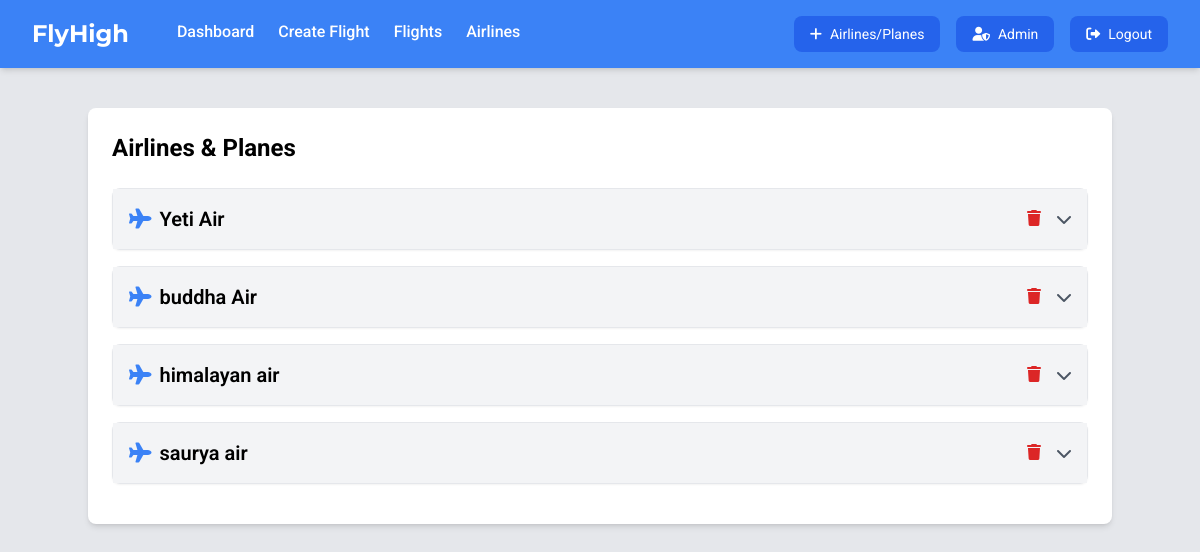
Before: /admin/listairline.php with the older database file.
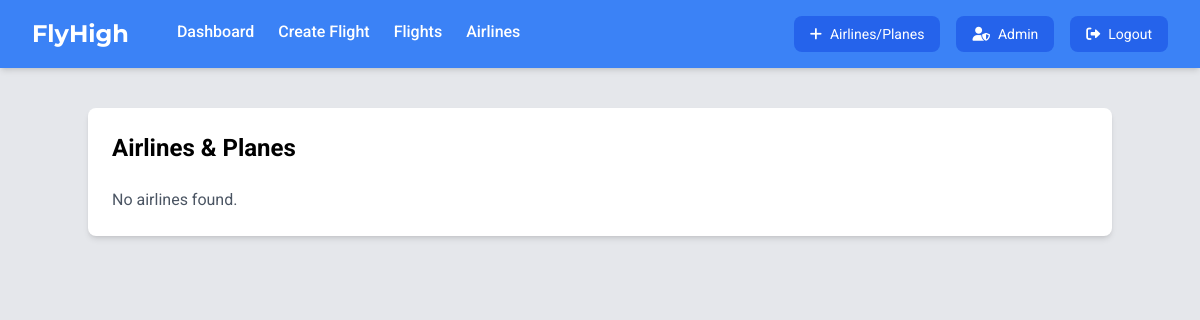
After: the same page with the newer database file.
### tables this page shows
CREATE TABLE `airlines` (
  `airline_id` int(11) NOT NULL,
  `airline_name` varchar(100) NOT NULL,
  `added_by` int(11) NOT NULL
);

### admin/listairline.php (the view, shortened to what this page needs)
<?php
require_once '../db.php';
$sql = "SELECT * FROM airlines";
$airlines = $conn->query($sql);
?>
<!DOCTYPE html>
<html lang="en">
<head>
    <link rel="stylesheet" href="https://cdnjs.cloudflare.com/ajax/libs/font-awesome/6.0.0-beta3/css/all.min.css" />
    <script src="https://cdn.tailwindcss.com"></script>
</head>
<body class="bg-gray-200 flex flex-col min-h-screen">
    <div class="navbar bg-blue-500 text-white p-4 md:px-8 flex justify-between items-center flex-wrap gap-4 shadow-md">
        <div class="navbar-brand text-xl md:text-2xl font-bold">FlyHigh</div>
        <div class="navbar-menu flex gap-4 md:gap-6 flex-grow justify-start ml-0 md:ml-8 flex-wrap">
            <a href="dashboard.php" class="text-white hover:text-white font-medium text-base ">Dashboard</a>
            <a href="add_flight.php" class="text-white hover:text-white font-medium text-base ">Create Flight</a>
            <a href="flights.php" class="text-white hover:text-white font-medium text-base ">Flights</a>
            <a href="#" class="text-white hover:text-white font-medium text-base ">Airlines</a>
        </div>
        <div class="navbar-actions flex gap-4 items-center flex-wrap">
            <a href="add_airlines.php" class="bg-blue-600 hover:bg-blue-700 text-white py-2 px-4 rounded-lg text-sm flex items-center gap-2 whitespace-nowrap">
                <i class="fas fa-plus text-sm"></i> Airlines/Planes
            </a>
            <a href="#" class="bg-blue-600 hover:bg-blue-700 text-white py-2 px-4 rounded-lg text-sm flex items-center gap-2 whitespace-nowrap">
                <i class="fas fa-user-shield text-sm"></i> Admin
            </a>
            <a href="logout.php" class="bg-blue-600 hover:bg-blue-700 text-white py-2 px-4 rounded-lg text-sm flex items-center gap-2 whitespace-nowrap">
                <i class="fas fa-sign-out-alt text-sm"></i> Logout
            </a>
        </div>
    </div>
    <div class="container mx-auto mt-10 p-6 bg-white rounded-lg shadow-md w-full max-w-5xl">
        <h1 class="text-2xl font-bold mb-6">Airlines & Planes</h1>
        <?php if ($airlines->num_rows > 0): ?>
            <?php while ($airline = $airlines->fetch_assoc()): ?>
                <div class="mb-4 border rounded-lg shadow-sm">
                    <div class="flex justify-between items-center bg-gray-100 p-4 cursor-pointer airline-header"
                         onclick="togglePlanes(<?= $airline['airline_id'] ?>)">
                        <h2 class="text-xl font-semibold flex items-center gap-2">
                            <i class="fas fa-plane text-blue-500"></i> <?= htmlspecialchars($airline['airline_name']) ?>
                        </h2>
                        <div class="flex items-center gap-4">
                            <a href="?delete_airline=<?= $airline['airline_id'] ?>"
                               onclick="return confirm('Are you sure you want to delete this airline and its planes?');"
                               class="text-red-600 hover:text-red-800 font-medium">
                                <i class="fas fa-trash"></i>
                            </a>
                            <i id="icon-<?= $airline['airline_id'] ?>" class="fas fa-chevron-down text-gray-600"></i>
                        </div>
                    </div>
                </div>
            <?php endwhile; ?>
        <?php else: ?>
            <p class="text-gray-600">No airlines found.</p>
        <?php endif; ?>
    </div>
</body>
</html>

Changed rows visible on the page:
removed airlines: airline_name "Yeti Air"
removed airlines: airline_name "buddha Air"
removed airlines: airline_name "himalayan air"
removed airlines: airline_name "saurya air"
Other visible differences:
text now shown: "No airlines found."
